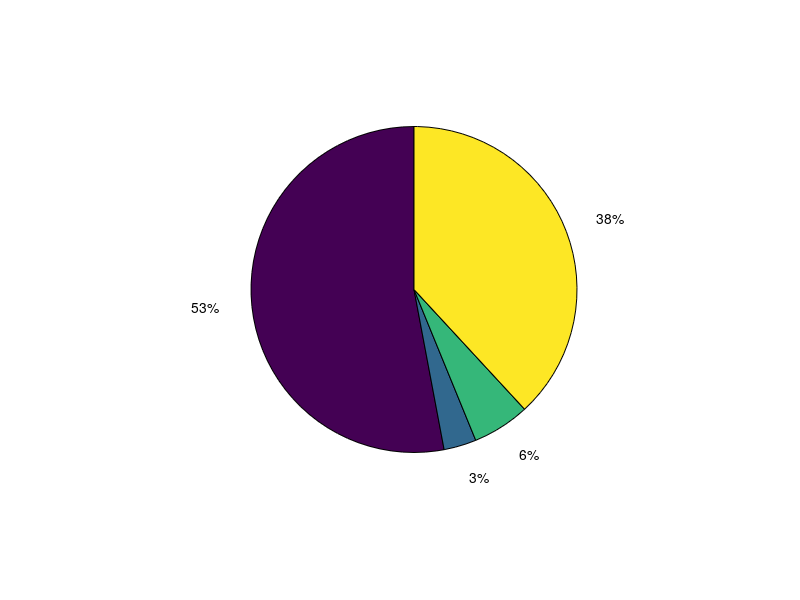

The MATLAB script that drew this image: (Note: this script raises an error after producing the figure.)
%% Data analysis
clear;

load timer_100.dat;
avg = mean(timer_100);
percentage_computation = avg(3)/avg(2);
percentage_exchange_borders = avg(4)/avg(2);
percentage_global_communication = avg(5)/avg(2);
percentage_idle = avg(6)/avg(2);

percentage = [percentage_computation, percentage_exchange_borders, percentage_global_communication, percentage_idle];
h = pie(percentage);

txt = {'Computation: '; 'Exchange Borders: '; 'Global Communication: '; 'Idle: '};
hText = findobj(h, 'Type', 'text');
percentValues = get(hText, 'String');
combinedtxt = strcat(txt, percentValues);
hText(1).String = combinedtxt(1);
hText(2).String = combinedtxt(2);
hText(3).String = combinedtxt(3);
hText(4).String = combinedtxt(4);
